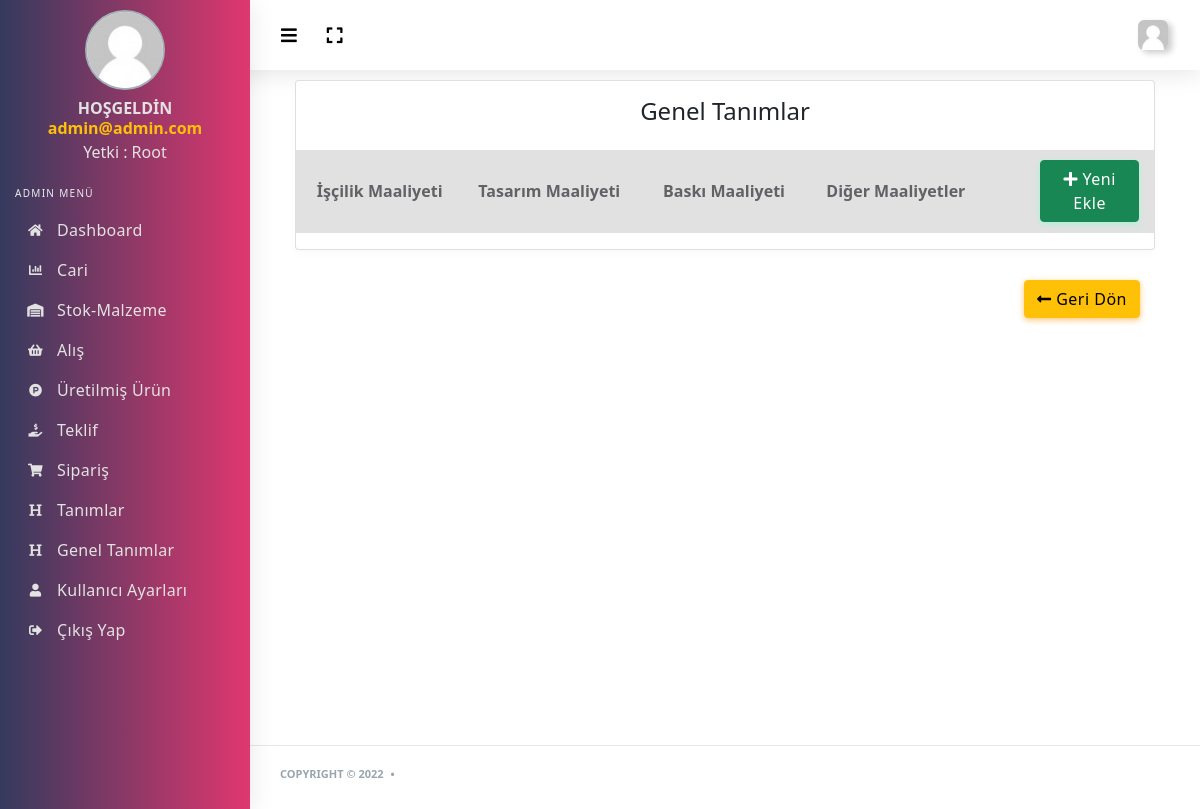
The page /admin/geneltanimlar.php (signed in) on the database as committed earlier.
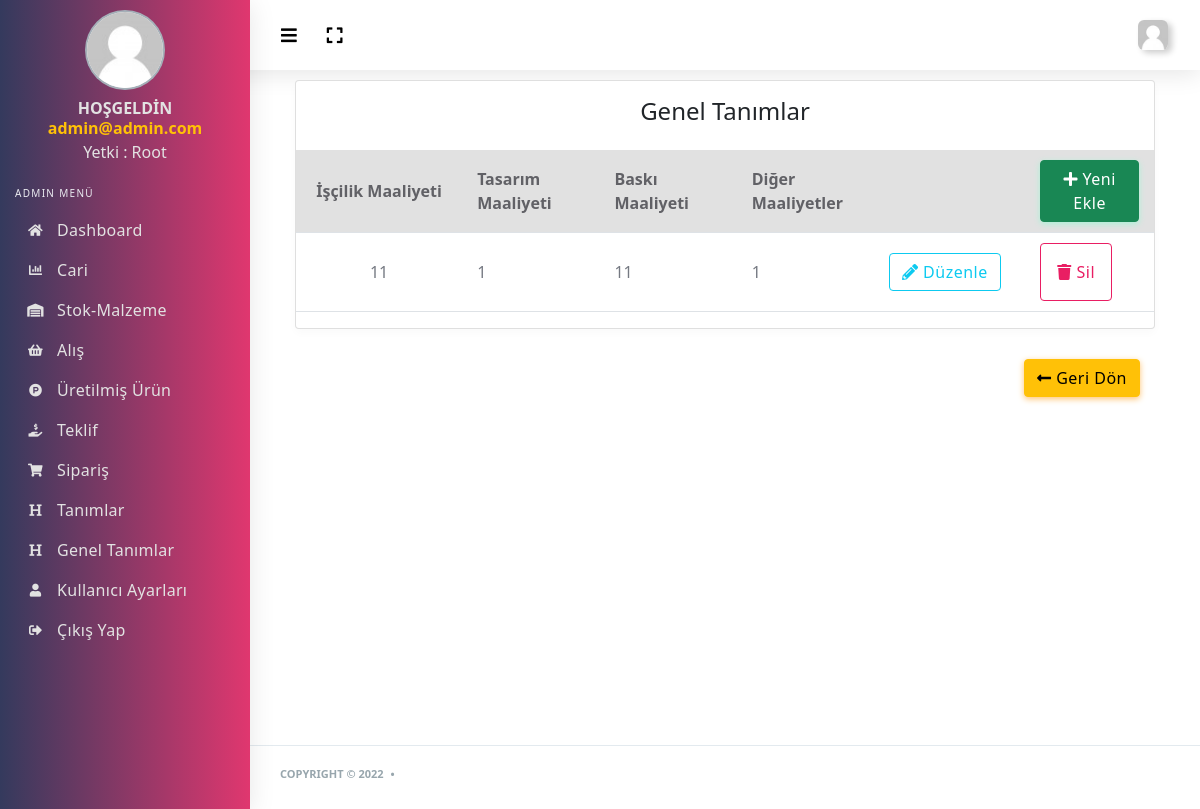
The same page on the database as committed later.
### tables this page shows
CREATE TABLE `geneltanim_tbl` (
  `id` int(11) NOT NULL,
  `iscilik_maaliyet` varchar(255) NOT NULL,
  `diger_maaliyet` varchar(255) NOT NULL,
  `tasarim_maaliyet` varchar(255) NOT NULL,
  `baski_maaliyet` varchar(255) NOT NULL
);

### admin/geneltanimlar.php (the view, shortened to what this page needs)
<?php include 'header.php' ?>
<?php include 'sidebar.php';
$geneltanimsor=$db->prepare("SELECT * FROM geneltanim_tbl ORDER BY id ASC");
$geneltanimsor->execute();
?>
<div class="main-content">
	<div class="col-12 col-md-12 col-lg-12">
		<div class="card">
			<h4 class="text-center p-3">Genel Tanımlar</h4>
			<form action="../islem.php" method="POST">
				<table class="table table-striped table-md">
					<tr>
						<th class="text-center">İşçilik Maaliyeti</th>
						<th>Tasarım Maaliyeti</th>
						<th>Baskı Maaliyeti</th>
						<th>Diğer Maaliyetler</th>
						<th></th>
						<th style="width: 15%;"><a href="geneltanim-ekle.php" class="btn btn-success"><i class="fa fa-plus"></i> Yeni Ekle</a></th>
					</tr>
					<?php while ($geneltanim=$geneltanimsor->fetch(PDO::FETCH_ASSOC)) {
						?>
						<tr>
							<td class="text-center"><?=$geneltanim['iscilik_maaliyet']; ?></td>
							<td style="width:16%;"><?=$geneltanim['tasarim_maaliyet']; ?></td>
							<td style="width:16%;"><?=$geneltanim['baski_maaliyet']; ?></td>
							<td style="width:16%;"><?=$geneltanim['diger_maaliyet']; ?></td>
							<td><a href="geneltanim-duzenle.php?id=<?=$geneltanim['id'] ?>" class="btn btn-outline-info"><i class="fa fa-pencil-alt"></i> Düzenle</a></td>
							<td><a href="../islem.php?geneltanimsil=ok&id=<?=$geneltanim['id'] ?>" onclick="return confirm('Silmek istediğinize emin misiniz?')" class="btn btn-outline-primary p-3"><i class="fa fa-trash"></i> Sil</a></td>
						</tr>
					<?php } ?>
				</table>
			</div>
			<div class="col-md-12 text-right">
				<a class="btn btn-warning" href="index.php"><i class="fa fa-long-arrow-alt-left"></i> Geri Dön</a>
			</div>
	</div>
</div>
</div>
</div>
<?php include 'footer.php' ?>

Rows that differ between the two databases and show on the page:
added geneltanim_tbl: iscilik_maaliyet "11", tasarim_maaliyet "1", baski_maaliyet "11", diger_maaliyet "1"
